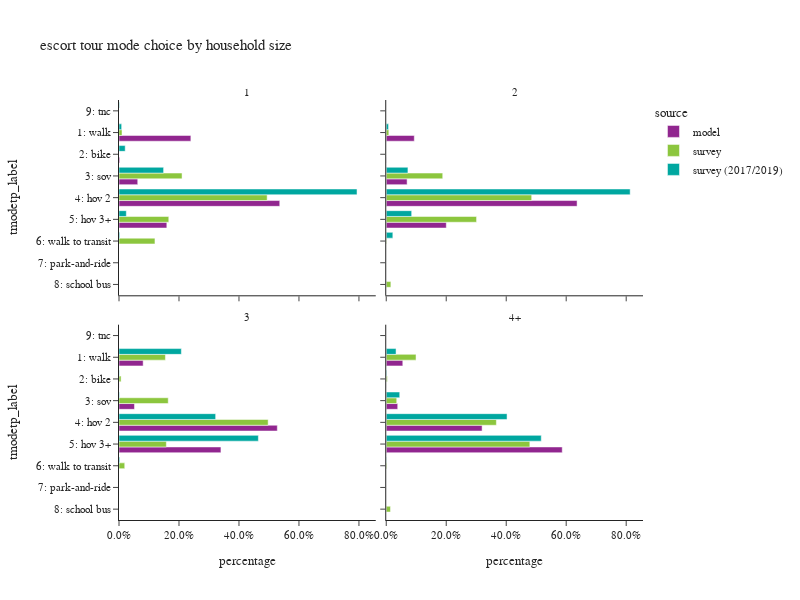

The code cell stored with this chart in its notebook:
### Code cell
plot_mode_choice(es_tour,"hhsize_4+",
                 {"hhsize_4+":["1","2","3","4+"],
                  "tmodetp_label":["1: walk","2: bike","3: sov","4: hov 2","5: hov 3+","6: walk to transit",
                                   "7: park-and-ride","8: school bus","9: other–survey only"]},
                 "household size",2,600)

### Figure 1 — Plotly figure (JSON) as saved in the notebook; plotly's stock layout.template omitted (floating-point values rounded to 4 significant figures)
{"data": [{"alignmentgroup": "True", "customdata": [[840], [9], [219], [1879], [559]], "hovertemplate": "source=model<br>hhsize_4+=1<br>percentage=%{x}<br>tmodetp_label=%{y}<br>sample count=%{customdata[0]}<extra></extra>", "legendgroup": "model", "marker": {"color": "#91268F", "pattern": {"shape": ""}}, "name": "model", "offsetgroup": "model", "orientation": "h", "showlegend": true, "textposition": "auto", "type": "bar", "x": [0.2396, 0.002567, 0.06246, 0.5359, 0.1594], "xaxis": "x3", "y": ["1: walk", "2: bike", "3: sov", "4: hov 2", "5: hov 3+"], "yaxis": "y3"}, {"alignmentgroup": "True", "customdata": [[1119], [5], [832], [7613], [2396]], "hovertemplate": "source=model<br>hhsize_4+=2<br>percentage=%{x}<br>tmodetp_label=%{y}<br>sample count=%{customdata[0]}<extra></extra>", "legendgroup": "model", "marker": {"color": "#91268F", "pattern": {"shape": ""}}, "name": "model", "offsetgroup": "model", "orientation": "h", "showlegend": false, "textposition": "auto", "type": "bar", "x": [0.09352, 0.0004179, 0.06954, 0.6363, 0.2003], "xaxis": "x4", "y": ["1: walk", "2: bike", "3: sov", "4: hov 2", "5: hov 3+"], "yaxis": "y4"}, {"alignmentgroup": "True", "customdata": [[1146], [4], [734], [7511], [4836]], "hovertemplate": "source=model<br>hhsize_4+=3<br>percentage=%{x}<br>tmodetp_label=%{y}<br>sample count=%{customdata[0]}<extra></extra>", "legendgroup": "model", "marker": {"color": "#91268F", "pattern": {"shape": ""}}, "name": "model", "offsetgroup": "model", "orientation": "h", "showlegend": false, "textposition": "auto", "type": "bar", "x": [0.08053, 0.0002811, 0.05158, 0.5278, 0.3398], "xaxis": "x", "y": ["1: walk", "2: bike", "3: sov", "4: hov 2", "5: hov 3+"], "yaxis": "y"}, {"alignmentgroup": "True", "customdata": [[2528], [9], [1751], [14639], [26879]], "hovertemplate": "source=model<br>hhsize_4+=4+<br>percentage=%{x}<br>tmodetp_label=%{y}<br>sample count=%{customdata[0]}<extra></extra>", "legendgroup": "model", "marker": {"color": "#91268F", "pattern": {"shape": ""}}, "name": "model", "offsetgroup": "model", "orientation": "h", "showlegend": false, "textposition": "auto", "type": "bar", "x": [0.05519, 0.0001965, 0.03823, 0.3196, 0.5868], "xaxis": "x2", "y": ["1: walk", "2: bike", "3: sov", "4: hov 2", "5: hov 3+"], "yaxis": "y2"}, {"alignmentgroup": "True", "customdata": [[4], [10], [21], [1], [3]], "hovertemplate": "source=survey<br>hhsize_4+=1<br>percentage=%{x}<br>tmodetp_label=%{y}<br>sample count=%{customdata[0]}<extra></extra>", "legendgroup": "survey", "marker": {"color": "#8CC63E", "pattern": {"shape": ""}}, "name": "survey", "offsetgroup": "survey", "orientation": "h", "showlegend": true, "textposition": "auto", "type": "bar", "x": [0.01001, 0.2102, 0.4939, 0.166, 0.1199], "xaxis": "x3", "y": ["1: walk", "3: sov", "4: hov 2", "5: hov 3+", "6: walk to transit"], "yaxis": "y3"}, {"alignmentgroup": "True", "customdata": [[9], [22], [84], [32], [5], [1]], "hovertemplate": "source=survey<br>hhsize_4+=2<br>percentage=%{x}<br>tmodetp_label=%{y}<br>sample count=%{customdata[0]}<extra></extra>", "legendgroup": "survey", "marker": {"color": "#8CC63E", "pattern": {"shape": ""}}, "name": "survey", "offsetgroup": "survey", "orientation": "h", "showlegend": false, "textposition": "auto", "type": "bar", "x": [0.008663, 0.1883, 0.4849, 0.3011, 0.001577, 0.01542], "xaxis": "x4", "y": ["1: walk", "3: sov", "4: hov 2", "5: hov 3+", "6: walk to transit", "8: school bus"], "yaxis": "y4"}, {"alignmentgroup": "True", "customdata": [[23], [8], [7], [79], [45], [4]], "hovertemplate": "source=survey<br>hhsize_4+=3<br>percentage=%{x}<br>tmodetp_label=%{y}<br>sample count=%{customdata[0]}<extra></extra>", "legendgroup": "survey", "marker": {"color": "#8CC63E", "pattern": {"shape": ""}}, "name": "survey", "offsetgroup": "survey", "orientation": "h", "showlegend": false, "textposition": "auto", "type": "bar", "x": [0.1547, 0.00692, 0.1641, 0.4972, 0.1579, 0.01909], "xaxis": "x", "y": ["1: walk", "2: bike", "3: sov", "4: hov 2", "5: hov 3+", "6: walk to transit"], "yaxis": "y"}, {"alignmentgroup": "True", "customdata": [[52], [2], [11], [126], [188], [1], [5]], "hovertemplate": "source=survey<br>hhsize_4+=4+<br>percentage=%{x}<br>tmodetp_label=%{y}<br>sample count=%{customdata[0]}<extra></extra>", "legendgroup": "survey", "marker": {"color": "#8CC63E", "pattern": {"shape": ""}}, "name": "survey", "offsetgroup": "survey", "orientation": "h", "showlegend": false, "textposition": "auto", "type": "bar", "x": [0.09932, 0.003541, 0.03497, 0.3672, 0.4787, 0.002125, 0.01413], "xaxis": "x2", "y": ["1: walk", "2: bike", "3: sov", "4: hov 2", "5: hov 3+", "6: walk to transit", "8: school bus"], "yaxis": "y2"}, {"alignmentgroup": "True", "customdata": [[6], [3], [6], [13], [3], [1], [1]], "hovertemplate": "source=survey (2017/2019)<br>hhsize_4+=1<br>percentage=%{x}<br>tmodetp_label=%{y}<br>sample count=%{customdata[0]}<extra></extra>", "legendgroup": "survey (2017/2019)", "marker": {"color": "#00A7A0", "pattern": {"shape": ""}}, "name": "survey (2017/2019)", "offsetgroup": "survey (2017/2019)", "orientation": "h", "showlegend": true, "textposition": "auto", "type": "bar", "x": [0.008832, 0.02065, 0.1487, 0.7936, 0.02441, 0.002412, 0.001422], "xaxis": "x3", "y": ["1: walk", "2: bike", "3: sov", "4: hov 2", "5: hov 3+", "6: walk to transit", "9: tnc"], "yaxis": "y3"}, {"alignmentgroup": "True", "customdata": [[14], [15], [99], [13], [7]], "hovertemplate": "source=survey (2017/2019)<br>hhsize_4+=2<br>percentage=%{x}<br>tmodetp_label=%{y}<br>sample count=%{customdata[0]}<extra></extra>", "legendgroup": "survey (2017/2019)", "marker": {"color": "#00A7A0", "pattern": {"shape": ""}}, "name": "survey (2017/2019)", "offsetgroup": "survey (2017/2019)", "orientation": "h", "showlegend": false, "textposition": "auto", "type": "bar", "x": [0.007711, 0.07232, 0.8132, 0.08477, 0.02196], "xaxis": "x4", "y": ["1: walk", "3: sov", "4: hov 2", "5: hov 3+", "6: walk to transit"], "yaxis": "y4"}, {"alignmentgroup": "True", "customdata": [[29], [4], [1], [98], [49], [4]], "hovertemplate": "source=survey (2017/2019)<br>hhsize_4+=3<br>percentage=%{x}<br>tmodetp_label=%{y}<br>sample count=%{customdata[0]}<extra></extra>", "legendgroup": "survey (2017/2019)", "marker": {"color": "#00A7A0", "pattern": {"shape": ""}}, "name": "survey (2017/2019)", "offsetgroup": "survey (2017/2019)", "orientation": "h", "showlegend": false, "textposition": "auto", "type": "bar", "x": [0.2079, 0.001139, 0.001657, 0.3222, 0.4646, 0.00242], "xaxis": "x", "y": ["1: walk", "2: bike", "3: sov", "4: hov 2", "5: hov 3+", "6: walk to transit"], "yaxis": "y"}, {"alignmentgroup": "True", "customdata": [[50], [1], [7], [145], [227], [1]], "hovertemplate": "source=survey (2017/2019)<br>hhsize_4+=4+<br>percentage=%{x}<br>tmodetp_label=%{y}<br>sample count=%{customdata[0]}<extra></extra>", "legendgroup": "survey (2017/2019)", "marker": {"color": "#00A7A0", "pattern": {"shape": ""}}, "name": "survey (2017/2019)", "offsetgroup": "survey (2017/2019)", "orientation": "h", "showlegend": false, "textposition": "auto", "type": "bar", "x": [0.0327, 0.001769, 0.04499, 0.4028, 0.5168, 0.0009221], "xaxis": "x2", "y": ["1: walk", "2: bike", "3: sov", "4: hov 2", "5: hov 3+", "6: walk to transit"], "yaxis": "y2"}], "layout": {"annotations": [{"font": {}, "showarrow": false, "text": "3", "x": 0.245, "xanchor": "center", "xref": "paper", "y": 0.465, "yanchor": "bottom", "yref": "paper"}, {"font": {}, "showarrow": false, "text": "4+", "x": 0.755, "xanchor": "center", "xref": "paper", "y": 0.465, "yanchor": "bottom", "yref": "paper"}, {"font": {}, "showarrow": false, "text": "1", "x": 0.245, "xanchor": "center", "xref": "paper", "y": 1.0, "yanchor": "bottom", "yref": "paper"}, {"font": {}, "showarrow": false, "text": "2", "x": 0.755, "xanchor": "center", "xref": "paper", "y": 1.0, "yanchor": "bottom", "yref": "paper"}], "barmode": "group", "height": 600, "legend": {"title": {"text": "source"}, "tracegroupgap": 0}, "title": {"text": "escort tour mode choice by household size"}, "width": 800, "xaxis": {"anchor": "y", "domain": [0.0, 0.49], "tickformat": ".1%", "title": {"text": "percentage"}}, "xaxis2": {"anchor": "y2", "domain": [0.51, 1.0], "matches": "x", "tickformat": ".1%", "title": {"text": "percentage"}}, "xaxis3": {"anchor": "y3", "domain": [0.0, 0.49], "matches": "x", "showticklabels": false, "tickformat": ".1%"}, "xaxis4": {"anchor": "y4", "domain": [0.51, 1.0], "matches": "x", "showticklabels": false, "tickformat": ".1%"}, "yaxis": {"anchor": "x", "categoryarray": ["9: other–survey only", "8: school bus", "7: park-and-ride", "6: walk to transit", "5: hov 3+", "4: hov 2", "3: sov", "2: bike", "1: walk"], "categoryorder": "array", "domain": [0.0, 0.465], "title": {"text": "tmodetp_label"}}, "yaxis2": {"anchor": "x2", "domain": [0.0, 0.465], "matches": "y", "showticklabels": false}, "yaxis3": {"anchor": "x3", "categoryarray": ["9: other–survey only", "8: school bus", "7: park-and-ride", "6: walk to transit", "5: hov 3+", "4: hov 2", "3: sov", "2: bike", "1: walk"], "categoryorder": "array", "domain": [0.535, 1.0], "matches": "y", "title": {"text": "tmodetp_label"}}, "yaxis4": {"anchor": "x4", "domain": [0.535, 1.0], "matches": "y", "showticklabels": false}}}
